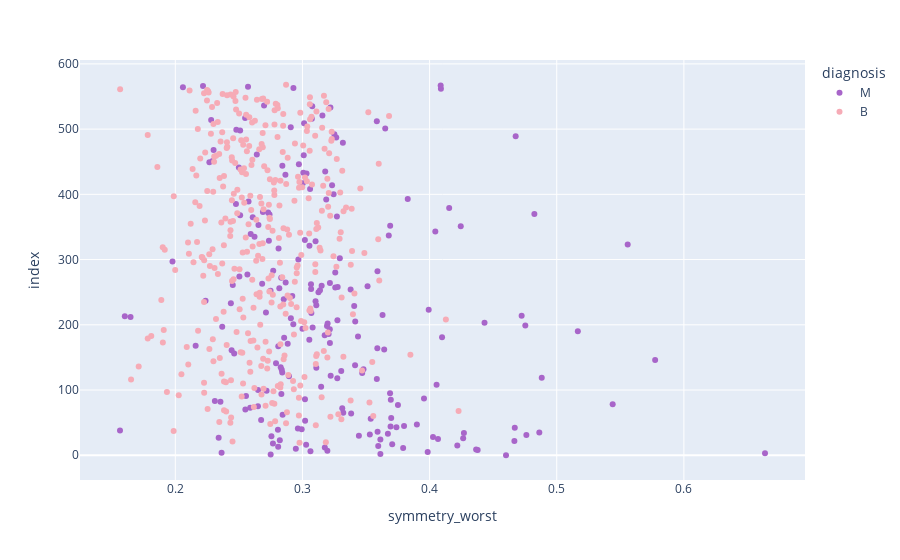

Notebook code for this chart:
### Code cell
px.scatter(data_frame=df,x='symmetry_worst',color='diagnosis',color_discrete_sequence=['#A865C9','#f6abb6'])

### Figure 1 — Plotly figure (JSON) as saved in the notebook; plotly's stock layout.template omitted (floating-point values rounded to 4 significant figures; data arrays with more than 128 entries replaced by an {"elided": "..."} marker saying what was removed)
{"data": [{"hovertemplate": "diagnosis=M<br>symmetry_worst=%{x}<br>index=%{y}<extra></extra>", "legendgroup": "M", "marker": {"color": "#A865C9", "symbol": "circle"}, "mode": "markers", "name": "M", "orientation": "h", "showlegend": true, "type": "scatter", "x": {"elided": "212 float values"}, "xaxis": "x", "y": {"elided": "212 int values"}, "yaxis": "y"}, {"hovertemplate": "diagnosis=B<br>symmetry_worst=%{x}<br>index=%{y}<extra></extra>", "legendgroup": "B", "marker": {"color": "#f6abb6", "symbol": "circle"}, "mode": "markers", "name": "B", "orientation": "h", "showlegend": true, "type": "scatter", "x": {"elided": "357 float values"}, "xaxis": "x", "y": {"elided": "357 int values"}, "yaxis": "y"}], "layout": {"legend": {"title": {"text": "diagnosis"}, "tracegroupgap": 0}, "margin": {"t": 60}, "xaxis": {"anchor": "y", "domain": [0, 1], "title": {"text": "symmetry_worst"}}, "yaxis": {"anchor": "x", "domain": [0, 1], "title": {"text": "index"}}}}
